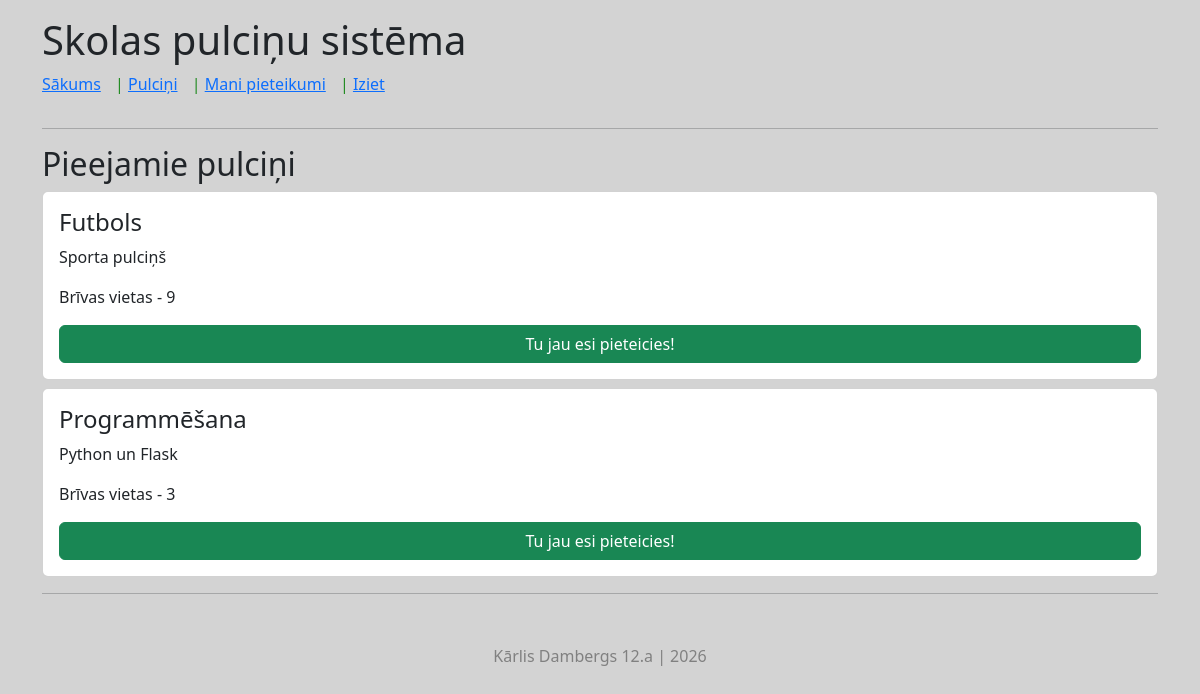
/izvelne (signed in), run on the app's committed database.
### tables this page shows
CREATE TABLE "pulcini" (
	"id"	INTEGER,
	"nosaukums"	TEXT NOT NULL,
	"apraksts"	TEXT,
	"vietas"	INTEGER NOT NULL,
	PRIMARY KEY("id" AUTOINCREMENT),
	FOREIGN KEY("id") REFERENCES "pieteikumi"("pulcins_id")
);

### app.py (the view)
@app.route("/izvelne")
def izvelne():
    user_id = session.get('id')
    conn = sqlite3.connect("datubaze.db")
    conn.row_factory = sqlite3.Row
    cur = conn.cursor()
    cur.execute("SELECT * FROM pulcini")
    pulcini = cur.fetchall()
    cur.execute("SELECT pulcins_id FROM pieteikumi WHERE user_id = ?", (user_id,))
    mani = [m["pulcins_id"] for m in cur.fetchall()]
    conn.close()
    return render_template("izvelne.html" , pulcini=pulcini , mani=mani)

### templates/izvelne.html
{% extends "layout.html" %}
{% block content %}
<h2>Pieejamie pulciņi</h2>
{% for i in pulcini %}
<div class="card p-3 mb-2">
    <h4>{{ i.nosaukums }}</h4>
    <p>{{ i.apraksts }}</p>
    <p>Brīvas vietas - {{ i.vietas }}</p>
{% if i.id in mani %}
        <button class="btn btn-success">Tu jau esi pieteicies!</button>
{% else %}
    <form method="POST" action="/pievienoties">
        <input type="hidden" name="pulcins_id" value="{{ i.id }}">
        <button class="btn btn-primary">Pieteikties pulciņam</button>
    </form>
{% endif %}
</div>
{% endfor %}
{% endblock %}

### templates/layout.html (shortened to what this page needs)
<!DOCTYPE html>
<html>
<head>
    <link href="https://cdn.jsdelivr.net/npm/bootstrap@5.3.3/dist/css/bootstrap.min.css" rel="stylesheet">
</head>
<body>
<div class="container">
    <header class="py-3">
        <h1>Skolas pulciņu sistēma</h1>
        <nav style="color: forestgreen;">
            <a href="/">Sākums</a> |
            {% if session.get('id') %}
            <a href="/izvelne">Pulciņi</a> |
            <a href="/pieteikumi">Mani pieteikumi</a> |
            <a href="/logout">Iziet</a>
            {% else %}
            <a href="/login">Pieslēgties</a> |
            <a href="/register">Reģistrēties</a>
            {% endif %}
        </nav>
    </header>
    <hr>
    {% block content %}
    {% endblock %}
    <hr>
    <footer>
        Kārlis Dambergs 12.a | 2026
    </footer>
</div>
</body>
</html>

### templates/layout.html (style rules this page uses)
body { background-color: lightgrey; }
nav a { margin-right: 10px; }
footer { margin-top: 50px; color: grey; text-align: center; }

### data on the page
pulcini: nosaukums "Futbols", apraksts "Sporta pulciņš", vietas "9", shows "Tu jau esi pieteicies!"
pulcini: nosaukums "Programmēšana", apraksts "Python un Flask", vietas "3", shows "Tu jau esi pieteicies!"
